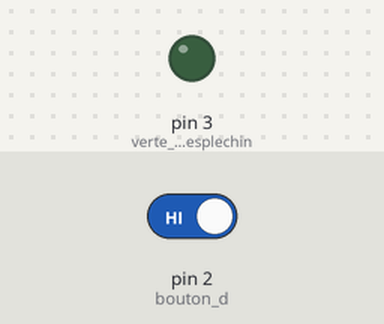
The sketch below on a simulated Arduino Uno, built with avr-gcc and run on an emulated ATmega328P. On the bench: output pins drawn as LEDs (lit = HIGH). The test bench sets the inputs (shaded band); at power-on: pin 2 (bouton_d) HIGH. Pins used as bus, display or sensor lines are not drawn.

Above: at 1.8 s.
1.9 s: pin 2 (bouton_d) driven LOW
At 2.4 s:
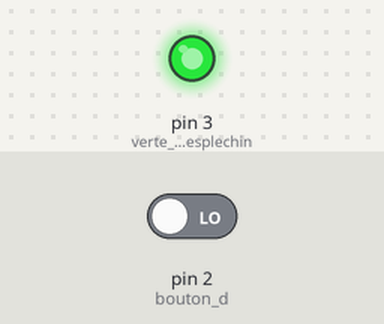
3.5 s: pin 2 (bouton_d) driven HIGH
At 4.7 s:
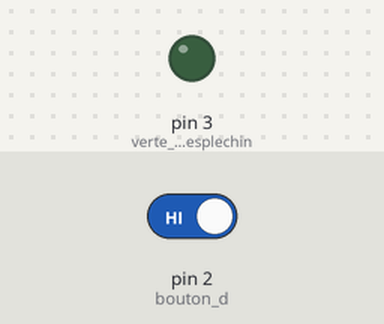
Timing chart, 0 to 6.5 s (numbered marks = the images above; inputs shaded):
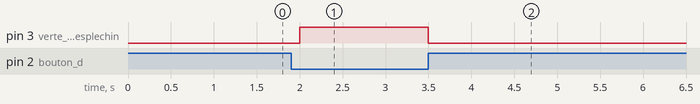

The sketch:

vaisseau-spatial.ino
```cpp
void setup() {
  // haut=courant bas=pas de courant
  pinMode(3, OUTPUT); // verte de Desplechin
  pinMode(4, OUTPUT); //rouge de colère
  pinMode(5, OUTPUT); //rouge de colère
  pinMode(2, INPUT);  // bouton d'acné
  }

void loop() {
  int bouton = 0;
  bouton = digitalRead(2);

  if (bouton == LOW) {
     digitalWrite (3, HIGH);
     digitalWrite  (4, LOW);
     digitalWrite (5, LOW);

  } else {
    digitalWrite (3, LOW);
    digitalWrite (4, HIGH);
    digitalWrite (5, LOW);

    delay (250);
    digitalWrite(4, LOW);
    digitalWrite(5, HIGH);

    delay(250);
  }
}
```

Measured:
- after the input at 1.9 s, pin 3 (verte_de_Desplechin): LOW → HIGH after 0.10 s
- after the input at 3.5 s, pin 3 (verte_de_Desplechin): HIGH → LOW at once
